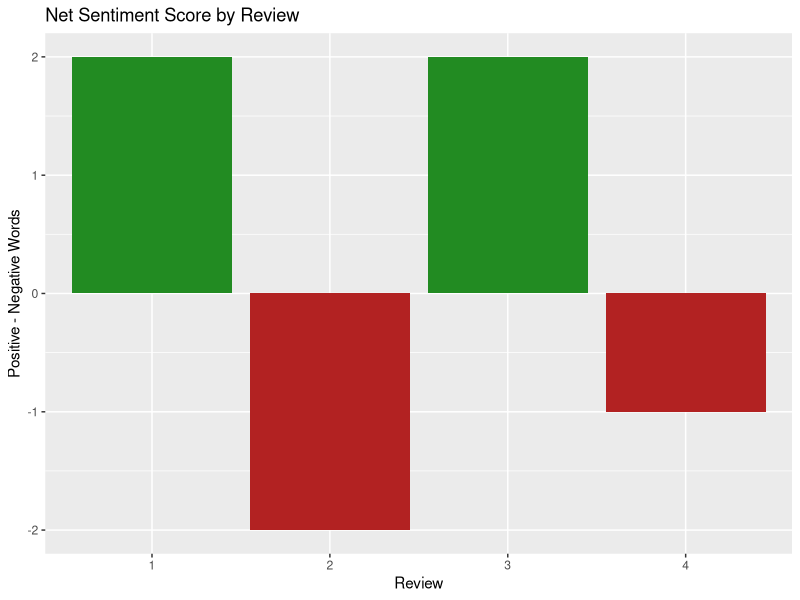

Here is the R script that generated this plot:

# Sentiment analysis scores text as positive/negative using a lexicon -
# a list of words pre-labeled by sentiment. This is one of the most
# common business uses of text data (customer reviews, survey comments,
# social media) and isn't covered anywhere else in this course.

# install.packages("tidytext")
# install.packages("textdata")   # provides the "bing" lexicon on first use
library(tidytext)
library(dplyr)
library(ggplot2)

reviews_df <- data.frame(
  doc_id = 1:4,
  text = c(
    "The customer service was excellent and the staff were very helpful.",
    "Delivery was late and the product arrived damaged, very disappointing.",
    "Great value for the price, I would definitely recommend this store.",
    "The website was confusing and checkout took far too long to complete."
  ),
  stringsAsFactors = FALSE
)

tidy_words <- reviews_df %>%
  unnest_tokens(word, text)

# get_sentiments("bing") returns a lexicon labeling each word "positive"
# or "negative" - inner_join() keeps only words that appear in both
# the reviews AND the lexicon
bing_lexicon <- get_sentiments("bing")

sentiment_words <- tidy_words %>%
  inner_join(bing_lexicon, by = "word")

print(sentiment_words)

# count positive/negative words PER REVIEW, then compute a net sentiment score
review_sentiment <- sentiment_words %>%
  count(doc_id, sentiment) %>%
  tidyr::pivot_wider(names_from = sentiment, values_from = n, values_fill = 0) %>%
  mutate(net_sentiment = positive - negative)

print(review_sentiment)

# --- chart: net sentiment score per review, colored by direction ---
ggplot(review_sentiment, aes(x = factor(doc_id), y = net_sentiment,
                              fill = net_sentiment > 0)) +
  geom_col(show.legend = FALSE) +
  scale_fill_manual(values = c("TRUE" = "forestgreen", "FALSE" = "firebrick")) +
  labs(title = "Net Sentiment Score by Review", x = "Review", y = "Positive - Negative Words")
